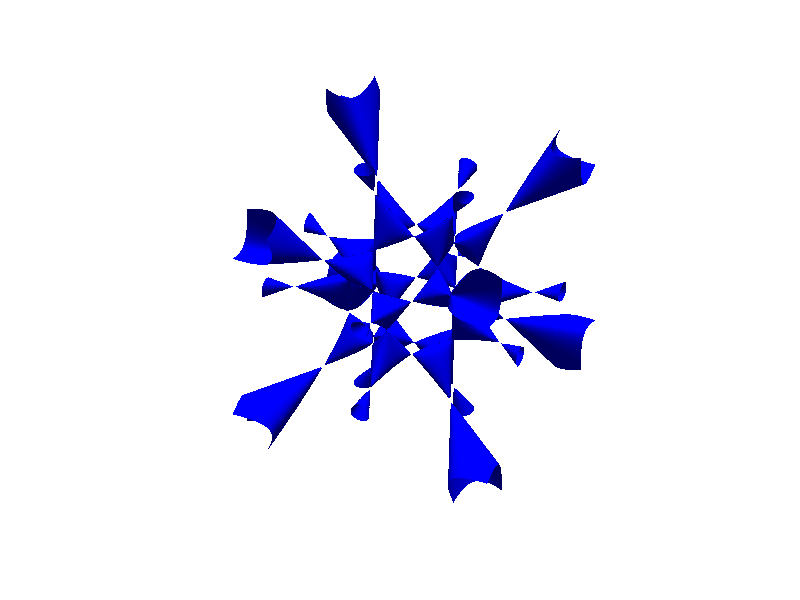

This figure's MATLAB source:
function isosurfExample
% Isosurface example
s=0.025;
[x,y,z]=meshgrid(-2:s:2,-2:s:2,-2:s:2);
t = 0.5*(1 + sqrt(5));
u= 4*(t^2* x.^2 - y.^2).*(t^2.* y.^2 - z.^2).*(t^2 .* z.^2 - x.^2)...
    - (1+2*t)*(x.^2 + y.^2 + z.^2 - 1).^2;

fv=isosurface(u,0);
patch(fv,'FaceColor','b','EdgeColor','none');
axis equal off
camlight headlight
material dull
set(gcf,'color',[1 1 1]);
view(-67,40)
end
